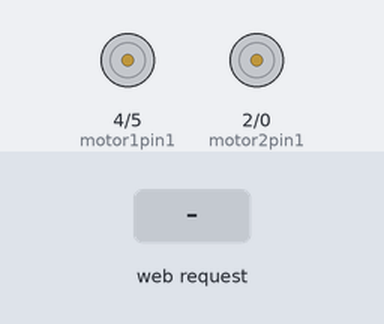
This sketch was run on a simulated ESP8266 (NodeMCU). Shown: motor-driver pin pairs drawn as motors (green arrow = first pin HIGH = forward, orange = second pin HIGH = backward, longer = more drive, scaled by the enable pin). The test bench sets the inputs (shaded band). What the sketch prints to the serial monitor is not drawn.

Above: at 1.2 s.
1.3 s: HTTP request GET /forward received
At 2.5 s:
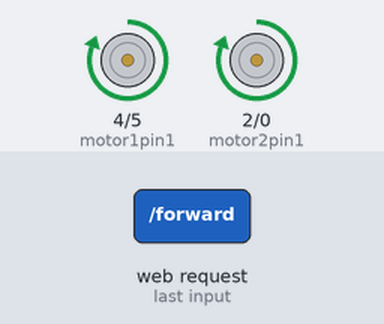
2.8 s: HTTP request GET /backward received
At 3.7 s:
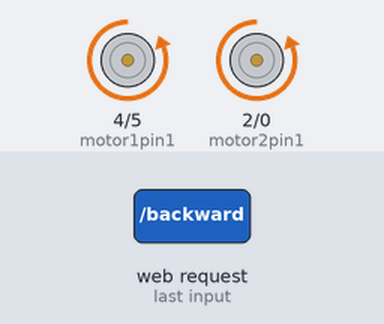
4.3 s: HTTP request GET /left received
At 4.8 s:
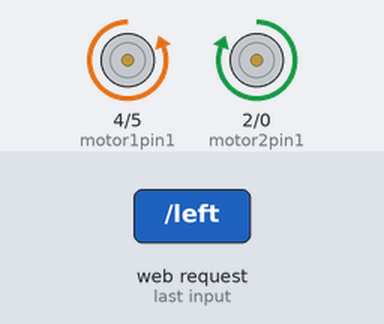
5.8 s: HTTP request GET /right received
At 7.0 s:
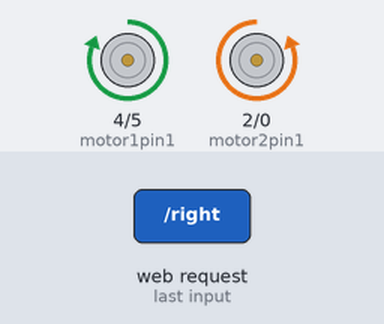
7.3 s: HTTP request GET /stop received
At 8.3 s:
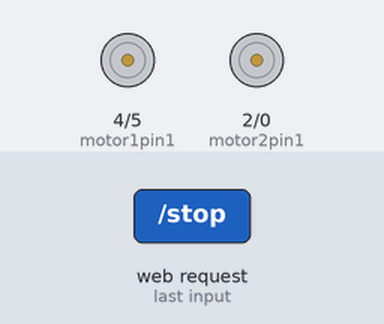
Timing chart, 0 to 9.8 s (numbered marks = the images above; inputs shaded):
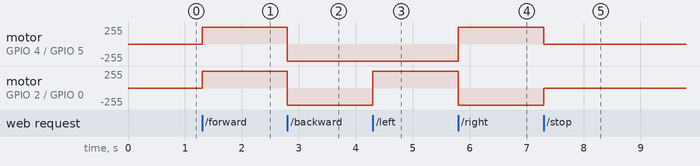

Measured:
- after the input at 1.3 s, motor on GPIO 4 (motor1pin1) / GPIO 5 (motor1pin2), motor on GPIO 2 (motor2pin1) / GPIO 0 (motor2pin2): stopped → forward 255/255 at once
- after the input at 2.8 s, motor on GPIO 4 (motor1pin1) / GPIO 5 (motor1pin2), motor on GPIO 2 (motor2pin1) / GPIO 0 (motor2pin2): forward 255/255 → backward 255/255 at once
- after the input at 4.3 s, motor on GPIO 2 (motor2pin1) / GPIO 0 (motor2pin2): backward 255/255 → forward 255/255 at once
- after the input at 5.8 s, motor on GPIO 4 (motor1pin1) / GPIO 5 (motor1pin2): backward 255/255 → forward 255/255 at once; motor on GPIO 2 (motor2pin1) / GPIO 0 (motor2pin2): forward 255/255 → backward 255/255 at once
- after the input at 7.3 s, motor on GPIO 4 (motor1pin1) / GPIO 5 (motor1pin2): forward 255/255 → stopped at once; motor on GPIO 2 (motor2pin1) / GPIO 0 (motor2pin2): backward 255/255 → stopped at once

The sketch:

robot_car_controls.ino
```cpp
/*
 * Smartphone Controlled Robot Car
 * By Lisa Fung and Esmeé Cowing
 * December 5, 2023
 *
 * Controlling left and right side motors separately with only one motor controller.
 * The two robot car motors on each side are connected in parallel and receive the same voltages.
 * Purpose of change: Free up D# pins to control the speed so the robot car can move in straighter line.
 *
*/

#include <ESP8266WiFi.h>
#include <ESP8266WebServer.h>

// Arduino (GPIO) to NodeMCU (D#) pin translations
const int _D0 = 16;
const int _D1 = 5;
const int _D2 = 4;
const int _D3 = 0;
const int _D4 = 2;
const int _D5 = 14;
const int _D6 = 12;
const int _D7 = 13;
const int _D8 = 15;
const int _RX = 3;
const int _TX = 1;
const int _SD2 = 9;


// NodeMCU to component translations
// motor1 for left motors, motor2 for right motors
const int motor1pin1 = _D2;
const int motor1pin2 = _D1;
const int motor2pin1 = _D4;
const int motor2pin2 = _D3;

// ENA pins for controlling speed (A for left, B for right)
const int ENA = _D5;
const int ENB = _D6;

int speedLeft = 255;    // ENA
int speedRight = 255;   // ENB

// WiFi soft access point credentials
const char* ssid = "NodeMCU_Car";
const char* password = "12345678";

ESP8266WebServer server(80);

void setup() {
  Serial.begin(9600);

  // Motor setup
  pinMode(motor1pin1, OUTPUT);
  pinMode(motor1pin2, OUTPUT);
  pinMode(motor2pin1, OUTPUT);
  pinMode(motor2pin2, OUTPUT);

  // Setup NodeMCU Soft Access Point
  // Connect to access point and visit http://192.168.4.1 in a web browser
  WiFi.softAP(ssid, password);
  Serial.println("Access Point Started");
  Serial.print("IP Address: ");
  Serial.println(WiFi.softAPIP());  // 192.168.4.1

  // Configure web page
  server.on("/", []() {
    String html = "<html><head><style>";
    html += "button { width: 50px; height: 50px; border: none; color: white; padding: 15px 0; text-align: center; text-decoration: none; display: inline-block; font-size: 16px; margin: 4px 2px; cursor: pointer; }";
    html += ".forward { background-color: #4CAF50; }";
    html += ".backward { background-color: #f44336; }";
    html += ".left { background-color: #2196F3; }";
    html += ".right { background-color: #FFC107; }";
    html += ".stop { background-color: #9E9E9E; }";
    html += ".control-group { text-align: center; }";
    html += "</style></head><body>";
    html += "<h1>NodeMCU Car Control</h1>";
    html += "<div class='control-group'>";
    html += "<button class='forward' onclick=\"location.href='/forward'\">&#8593;</button><br>";
    html += "<button class='left' onclick=\"location.href='/left'\">&#8592;</button>";
    html += "<button class='stop' onclick=\"location.href='/stop'\">Stop</button>";
    html += "<button class='right' onclick=\"location.href='/right'\">&#8594;</button><br>";
    html += "<button class='backward' onclick=\"location.href='/backward'\">&#8595;</button>";
    html += "</div>";
    html += "</body></html>";
    server.send(200, "text/html", html);
  });

  server.on("/forward", []() {
    moveForward();
    server.sendHeader("Location", "/", true);
    server.send(303, "text/plain", "Moving Forward");
  });

  server.on("/backward", []() {
    moveBackward();
    server.sendHeader("Location", "/", true);
    server.send(303, "text/plain", "Moving Backward");
  });

  server.on("/left", []() {
    moveLeft();
    server.sendHeader("Location", "/", true);
    server.send(303, "text/plain", "Turning Left");
  });

  server.on("/right", []() {
    moveRight();
    server.sendHeader("Location", "/", true);
    server.send(303, "text/plain", "Turning Right");
  });

  server.on("/stop", []() {
    stopCar();
    server.sendHeader("Location", "/", true);
    server.send(303, "text/plain", "Stopped");
  });

  // Start server
  server.begin();
  Serial.print("Server started!");
}


// Respond to client requests (smartphone/web controls)
void loop() {
  server.handleClient();
}


// Functions to control car movement

void moveForward() {
  // Logic to move forward
  digitalWrite(motor1pin1, HIGH);
  digitalWrite(motor1pin2, LOW);

  digitalWrite(motor2pin1, HIGH);
  digitalWrite(motor2pin2, LOW);

  analogWrite(ENA, speedLeft);
  analogWrite(ENB, speedRight);
}

void moveBackward() {
  // Logic to move backward
  digitalWrite(motor1pin1, LOW);
  digitalWrite(motor1pin2, HIGH);

  digitalWrite(motor2pin1, LOW);
  digitalWrite(motor2pin2, HIGH);

  analogWrite(ENA, speedLeft);
  analogWrite(ENB, speedRight);
}

void moveLeft() {
  // Logic to turn left
  digitalWrite(motor1pin1, LOW);
  digitalWrite(motor1pin2, HIGH);

  digitalWrite(motor2pin1, HIGH);
  digitalWrite(motor2pin2, LOW);

  analogWrite(ENA, speedLeft);
  analogWrite(ENB, speedRight);
}

void moveRight() {
  // Logic to turn right
  digitalWrite(motor2pin1, LOW);
  digitalWrite(motor2pin2, HIGH);

  digitalWrite(motor1pin1, HIGH);
  digitalWrite(motor1pin2, LOW);

  analogWrite(ENA, speedLeft);
  analogWrite(ENB, speedRight);
}

void stopCar() {
  // Logic to stop car
  digitalWrite(motor1pin1, LOW);
  digitalWrite(motor1pin2, LOW);

  digitalWrite(motor2pin1, LOW);
  digitalWrite(motor2pin2, LOW);
}
```
